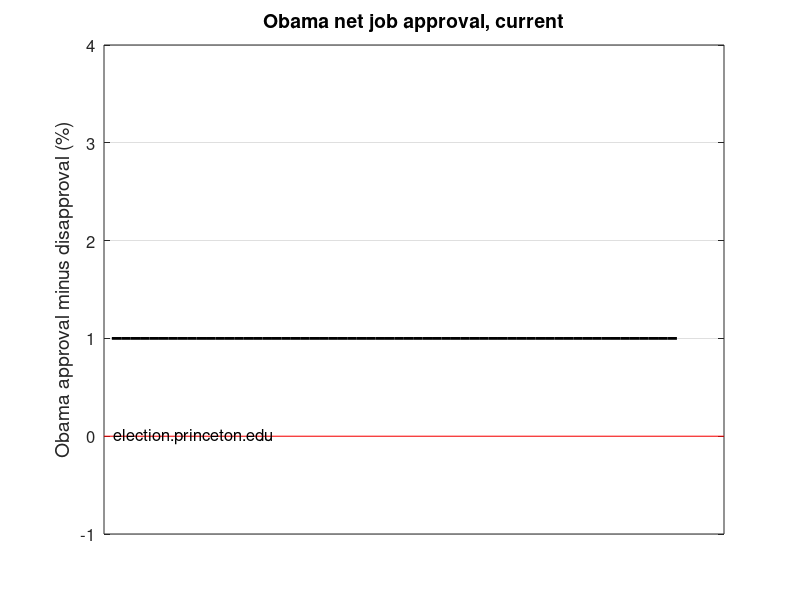

This chart was generated by the following MATLAB code: (Note: this script raises an error after producing the figure.)
%LIBGL_DEBUG='verbose'
pdata=csvread('obama_approval_matlab.csv');

clear foo
foo(:,1)=(pdata(:,2)+pdata(:,3))/2-datenum('31-dec-2014'); %midpoint dates
foo(:,2)=pdata(:,3)-datenum('31-dec-2014'); %ebd dates
foo(:,3)=pdata(:,6)-pdata(:,7); %margins
foo(:,4)=pdata(:,1); %pollster ID numbers
[foo2,inds]=sort(foo(:,1),1,'descend'); % going to sort by midpoint date

middates=foo(inds,1);
enddates=foo(inds,2);
margins=foo(inds,3);
pollsters=foo(inds,4);

tod=today-datenum('31-dec-2014'); % Julian date this year
Nback=21; %days back to look

% for a given date
dstart=tod-366; dfinish=tod; d=dstart:dfinish;

for id=1:length(d)
    %   first, find polls meeting date criterion
    iNback=intersect(find(enddates>=d(id)-Nback),find(enddates<=d(id)));
    %   then clean these up for pollster-ID
    [c,ia,ic]=unique(pollsters(iNback),'first');
    iNback=iNback(ia);
    %
    %   second, find last 3 polls from different pollsters
    iback3=min(find(middates<=d(id)));
    iback3=iback3:min(iback3+19,length(middates)); % last 20 (if it requires more, blech)
    [c,ia,ic]=unique(pollsters(iback3),'first');
    iback3=iback3(ia); %   take uniques
    iback3=iback3(1:min(3,length(iback3))); % last 3 or less
    %
    %   union of these two groups
    iback=union(iNback,iback3);
    %
    %   then calculate descriptive statistics
    pmedian(id)=median(margins(iback));
    psem(id)=mad(margins(iback),1)/sqrt(length(iback))/0.6745;
end

close
trimmed=pmedian(end-365+1:end);
phandle=plot(d(length(d):-6:6),pmedian(length(d):-6:6),'-k','LineWidth',2)
hold on
%axis([dstart dfinish min(pmedian)-5 max(pmedian)+5])
axis([tod-365 tod+30 min(trimmed)-2 max(trimmed)+3])
plot([tod-365 tod+30],[0 0],'-r')
%plot(enddates,margins,'.r')
grid on
[max(d) mean(pmedian(find(d>=1))) std(pmedian(find(d>=1)))]

% omedian=pmedian;oSEM=psem;od=d;

hmedian=pmedian;hSEM=psem;hd=d;

firsts=datenum(0,[1:48],1);
set(gca,'XTick',firsts,'FontSize',12)
datetick('x', 'mmm', 'keeplimits', 'keepticks');
ylabel('Obama approval minus disapproval (%)','FontSize',14)
text(tod-365+6,min(trimmed)-1,'election.princeton.edu','FontSize',12)
set(gcf, 'InvertHardCopy', 'off');
title('Obama net job approval, current','FontSize',14)

%csvwrite('Obama_approval_history.csv',[d pmedian psem])
csvwrite('Obama_approval_history.csv',[d; pmedian; psem])
%set(gcf,'PaperPositionMode','auto')
%print -djpeg Obama_generic_history.jpg
screen2jpeg(['Obama_generic_history.jpg'])
%close
